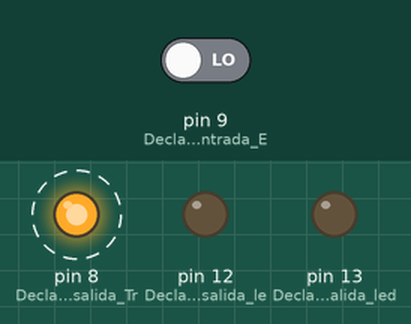
Simulated run of this sketch. Board: Arduino Uno, built with avr-gcc and run on an emulated ATmega328P. Parts: output pins drawn as LEDs (lit = HIGH). Dashed ring = blinking. Inputs (shaded band) come from the test bench; at power-on: pin 9 (Declaramos_como_entrada_E) LOW. What the sketch prints to the serial monitor is not drawn.

Above: at 0.5 s.
Timing chart, 0 to 4.6 s (numbered marks = the images above):
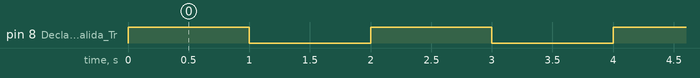

Measured:
- by itself, pin 8 (Declaramos_como_salida_Tr): alternates HIGH for 1.0 s and LOW for 1.0 s

The sketch:

Act.8.ino
```cpp
int ledr = 13;//Declaro led en pin 13
int ledv = 12;//Declaro led en pin 12
int Trig = 8;//Se ponemos entera Trig
int Echo = 9;//Se ponemos entera Echo
int Tiempo;//Se ponemos Tiempo
int Distancia;//Se ponemos Distancia

void setup(){
 Serial.begin(9600);//Abrimos puertzo serial
 pinMode(8,OUTPUT);//Declaramos como salida Trig
 pinMode(9,INPUT);//Declaramos como entrada Echo
 pinMode(13,OUTPUT);//Declaamos como salida ledr
 pinMode(12,OUTPUT);//Declaramos como salida ledv
}

void loop(){
  digitalWrite(8,HIGH);//Enciende Trig
  delay(1000);//delay 1 ms
  digitalWrite(8,LOW);//Apaga Trig
  Tiempo=pulseIn(9,HIGH);//Tiempo = pulso de entrada enciende Echo
  Distancia = Tiempo/58.2;//Distancia tiempo/velocidad en cm/ms
  Serial.print(Distancia);//Se imprime valor de Distancia
  Serial.println(" Distancia= ");//Se imprime " Distancia= "

  if(Distancia >=10){//Se declara distancia
    digitalWrite(13,HIGH);//Prende led Rojo
    digitalWrite(12,LOW);//Prende led Rojo
  }

  if(Distancia >=15){//Se declara distancia
    digitalWrite(12,HIGH);//Prende led Verde
    digitalWrite(13,LOW);//Prende led Verde
  }
  }
```
